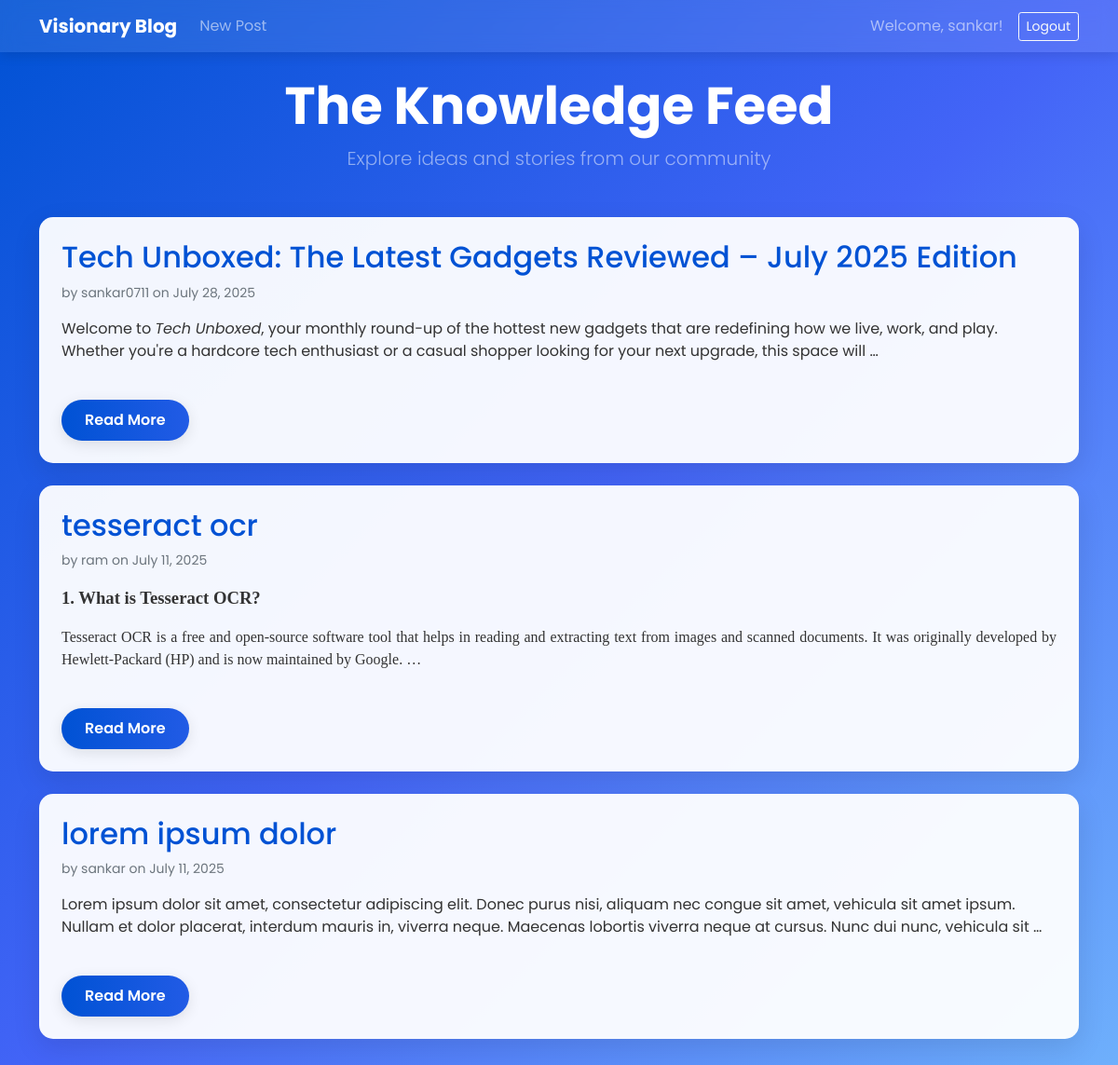
The app's page / (signed in) with its own data.
### blog/models.py (models this page shows, shortened)
class BlogPost(models.Model):
    title = models.CharField(max_length=200)
    content = RichTextField(blank=True, null=True)
    author = models.ForeignKey(User, on_delete=models.CASCADE)
    created_at = models.DateTimeField(auto_now_add=True)
    updated_at = models.DateTimeField(auto_now=True)
    def get_absolute_url(self):
        return reverse('blog-detail', kwargs={'pk': self.pk})

### blog/views.py (the view)
# urls.py: path('', BlogListView.as_view(), name='blog-list'),
class BlogListView(ListView):
    model = BlogPost
    template_name = 'blog/blog_list.html'
    context_object_name = 'posts'
    ordering = ['-created_at']
    paginate_by = 5

### blog/templates/blog/blog_list.html (shortened to what this page needs)
{% extends "base.html" %}
{% block content %}
    <div class="text-center main-content-animate mb-5">
        <h1 class="display-4 text-white fw-bold">The Knowledge Feed</h1>
        <p class="lead text-white-50">Explore ideas and stories from our community</p>
    </div>
    {% for post in posts %}
        <div class="card mb-4" data-aos="fade-up" data-aos-delay="{{ forloop.counter0|add:1 }}00">
            <div class="card-body p-4">
                <h2 class="card-title">
                    <a href="{{ post.get_absolute_url }}" class="text-decoration-none" style="color: var(--primary-color);">
                        {{ post.title }}
                    </a>
                </h2>
                <p class="text-muted small">
                    by {{ post.author.username }} on {{ post.created_at|date:"F d, Y" }}
                </p>
                <div class="card-text mt-3">
                    {{ post.content|safe|truncatewords_html:40 }}
                </div>
                <a href="{{ post.get_absolute_url }}" class="btn btn-primary mt-4">Read More</a>
            </div>
        </div>
    {% empty %}
        <div class="text-center text-white main-content-animate">
            <h2>No Posts Yet!</h2>
            <p>Why not be the first to share your thoughts?</p>
            <a href="{% url 'blog-create' %}" class="btn btn-primary btn-lg">Create First Post</a>
        </div>
    {% endfor %}
{% endblock %}

### templates/base.html (shortened to what this page needs)
<!DOCTYPE html>
<html lang="en">
<head>
    <link href="https://cdn.jsdelivr.net/npm/bootstrap@5.1.3/dist/css/bootstrap.min.css" rel="stylesheet">
    <link href="https://unpkg.com/aos@2.3.1/dist/aos.css" rel="stylesheet">
</head>
<body>
    <nav class="navbar navbar-expand-lg navbar-dark sticky-top">
        <div class="container">
            <a class="navbar-brand fw-bold" href="{% url 'blog-list' %}">Visionary Blog</a>
            <div class="collapse navbar-collapse" id="navbarNav">
                <div class="navbar-nav me-auto">
                    {% if user.is_authenticated %}
                        <a class="nav-link" href="{% url 'blog-create' %}">New Post</a>
                    {% endif %}
                </div>
                <div class="navbar-nav align-items-center">
                    {% if user.is_authenticated %}
                        <span class="navbar-text me-3">
                            Welcome, {{ user.username }}!
                        </span>
                        <form class="d-inline" method="post" action="{% url 'logout' %}">
                            <button type="submit" class="btn btn-outline-light btn-sm">Logout</button>
                        </form>
                    {% else %}
                        <a href="{% url 'login' %}" class="btn btn-light btn-sm me-2">Login</a>
                        <a href="{% url 'signup' %}" class="btn btn-primary btn-sm">Sign Up</a>
                    {% endif %}
                </div>
            </div>
        </div>
    </nav>
    <main class="container py-4">
        {% block content %}
        {% endblock content %}
    </main>
</body>
</html>

### templates/base.html (style rules this page uses)
:root { --primary-color: #0052D4; --secondary-color: #4364F7; --accent-color: #6FB1FC; --text-color: #333; --font-family: 'Poppins', sans-serif; }
body { font-family: var(--font-family); background: linear-gradient(135deg, var(--primary-color) 0%, var(--secondary-color) 50%, var(--accent-color) 100%); background-attachment: fixed; color: var(--text-color); }
.navbar { background-color: rgba(255, 255, 255, 0.1) !important; backdrop-filter: blur(10px); box-shadow: 0 4px 12px rgba(0, 0, 0, 0.1); }
.card { border-radius: 15px; border: none; box-shadow: 0 10px 30px rgba(0, 0, 0, 0.1); transition: all 0.3s ease-in-out; background-color: rgba(255, 255, 255, 0.95); }
.btn-primary { background-image: linear-gradient(to right, var(--primary-color), var(--secondary-color)); background-size: 200% auto; color: white; border: none; border-radius: 50px; padding: 10px 25px; font-weight: 600; transition: all 0.4s ease; box-shadow: 0 4px 15px rgba(0, 0, 0, 0.1); }
.main-content-animate { animation: fadeIn 0.8s ease-out forwards; }

### records on screen
BlogPost: title "Tech Unboxed: The Latest Gadgets Reviewed – July 2025 Edition", author.username "sankar0711", created_at "July 28, 2025", content "Welcome to Tech Unboxed , your monthly round-up of the hottest new gadgets that are redefining how we live, work, and play. Whether you're a hardcore tech enthusiast or a casual shopper looking for your next upgrade, this space will …"
BlogPost: title "tesseract ocr", author.username "ram", created_at "July 11, 2025", content "1. What is Tesseract OCR? Tesseract OCR is a free and open-source software tool that helps in reading and extracting text from images and scanned documents. It was originally developed by Hewlett-Packard (HP) and is now maintained by Google. …"
BlogPost: title "lorem ipsum dolor", author.username "sankar", created_at "July 11, 2025", content "Lorem ipsum dolor sit amet, consectetur adipiscing elit. Donec purus nisi, aliquam nec congue sit amet, vehicula sit amet ipsum. Nullam et dolor placerat, interdum mauris in, viverra neque. Maecenas lobortis viverra neque at cursus. Nunc dui nunc, vehicula sit …"

### other values on screen
{{ user.username }} "sankar"
